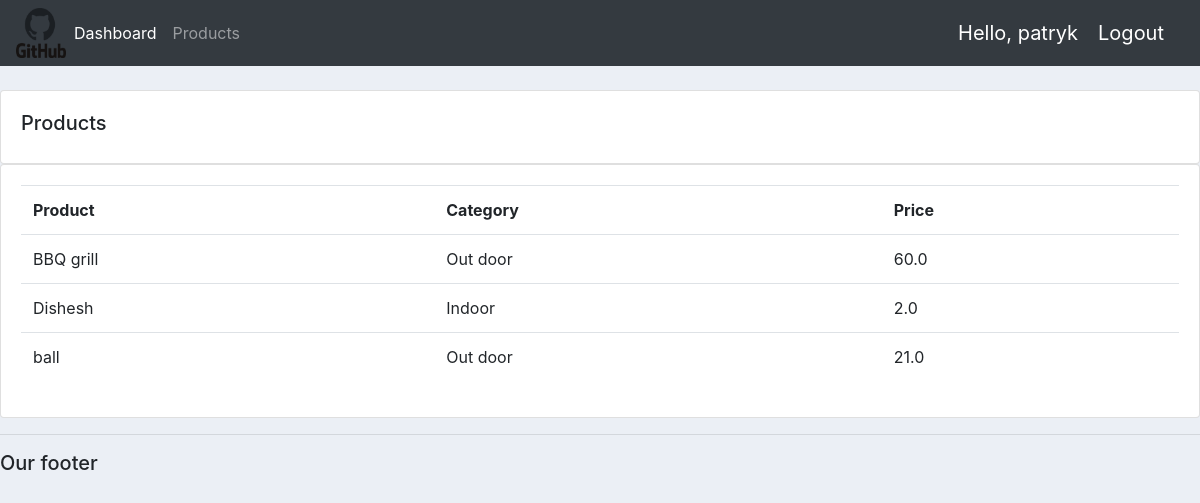
Screenshot of /products/ (signed in) with the database file from the repository.
### accounts/models.py (models this page shows, shortened)
class Product(models.Model):
    CATEGORY = (
        ('Indoor', 'Indoor'),
        ('Out door', 'Out door'),
    )
    name = models.CharField(max_length=200, null=True)
    price = models.FloatField(null=True)
    category = models.CharField(max_length=200, null=True, choices=CATEGORY)
    desc = models.CharField(max_length=200, null=True)
    date_created = models.DateTimeField(auto_now_add=True, null=True)
    tags = models.ManyToManyField(Tag)

### accounts/decorators.py (the view)
        def wrapper_func(request, *args, **kwargs):
                group = None
                if request.user.groups.exists():
                 group = request.user.groups.all()[0].name
                if group in allowed_roles:
                    return view_func(request, *args, **kwargs)
                else:
                    return HttpResponse('You are not allowed to see this page')

### accounts/views.py (called while the page is built)
@login_required(login_url='login')
@allowed_users(allowed_roles=['admin'])
def products(request):
    products = Product.objects.all()
    return render(request, 'accounts/products.html', {'products':products})

### accounts/templates/accounts/products.html
{% extends 'accounts/main.html' %}
{% block content %}
<br>
<div class="row">
    <div class="col-md">
        <div class="card card-body">
            <h5>Products</h5>
        </div>
        <div class="card card-body">
            <table class="table">
                <tr>
                    <th>Product</th>
                    <th>Category</th>
                    <th>Price</th>
                </tr>
                {% for i in products %}
                <tr>
                     <td>{{i.name}}</td>
                     <td>{{i.category}}</td>
                     <td>{{i.price}}</td>
                </tr>
                {% endfor %}
            </table>
        </div>
    </div>
</div>
{% endblock %}

### accounts/templates/accounts/navbar.html (shortened to what this page needs)
{% load static %}
<nav class="navbar navbar-expand-lg navbar-dark bg-dark">
    <img class='logo' src="{% static 'images/logo.png' %}">
    <div class="collapse navbar-collapse" id="navbarNavAltMarkup">
      <div class="navbar-nav">
        {% if request.user.is_staff %}
        <a class="nav-item nav-link active" href="{% url 'home' %}">Dashboard</a>
        <a class="nav-item nav-link" href="{% url 'products' %}">Products</a>
        {% else %}
        <a class="nav-item nav-link" href="{% url 'profile_settings' %}">Settings</a>
        {% endif %}
      </div>
    </div>
    <span class="hello-msg">Hello, {{request.user}} </span>
    <span><a class="hello-msg" href="{% url 'logout' %}">Logout</a></span>
  </nav>

### static/css/main.css (style rules this page uses)
.logo { width:50px; height:50px; }
body { background-color: #ebeff5; }

### accounts/templates/accounts/navbar.html (style rules this page uses)
.hello-msg { color:white; margin-right:20px; font-size: 20px; }

### rows the page displays
Product: name "BBQ grill", category "Out door", price "60.0"
Product: name "Dishesh", category "Indoor", price "2.0"
Product: name "ball", category "Out door", price "21.0"

### other values shown
{{ request.user }} "patryk"
